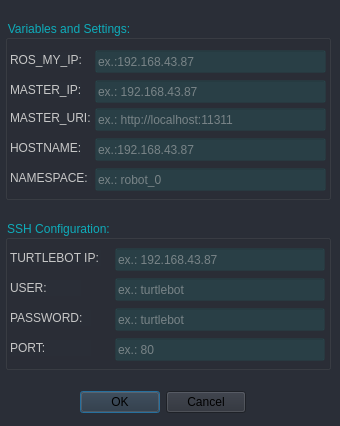
<?xml version="1.0" encoding="UTF-8"?>
<ui version="4.0">
 <class>robotOneConfig</class>
 <widget class="QDialog" name="robotOneConfig">
  <property name="geometry">
   <rect>
    <x>0</x>
    <y>0</y>
    <width>340</width>
    <height>426</height>
   </rect>
  </property>
  <property name="minimumSize">
   <size>
    <width>340</width>
    <height>426</height>
   </size>
  </property>
  <property name="maximumSize">
   <size>
    <width>340</width>
    <height>426</height>
   </size>
  </property>
  <property name="windowTitle">
   <string>Settings (TB1)</string>
  </property>
  <property name="windowIcon">
   <iconset resource="../../../images/vectors/vectors.qrc">
    <normaloff>:/vectors/Conection.png</normaloff>:/vectors/Conection.png</iconset>
  </property>
  <property name="styleSheet">
   <string notr="true">background: #2A2E37;</string>
  </property>
  <widget class="QGroupBox" name="settingsTB1">
   <property name="geometry">
    <rect>
     <x>5</x>
     <y>20</y>
     <width>326</width>
     <height>180</height>
    </rect>
   </property>
   <property name="minimumSize">
    <size>
     <width>320</width>
     <height>140</height>
    </size>
   </property>
   <property name="styleSheet">
    <string notr="true">color: rgb(14, 172, 186);</string>
   </property>
   <property name="title">
    <string>Variables and Settings:</string>
   </property>
   <widget class="QLineEdit" name="ros_TB1_IP">
    <property name="geometry">
     <rect>
      <x>90</x>
      <y>30</y>
      <width>231</width>
      <height>23</height>
     </rect>
    </property>
    <property name="styleSheet">
     <string notr="true">background: rgba(29, 222, 216, 0.1);
color: rgb(199, 199, 199);</string>
    </property>
    <property name="dragEnabled">
     <bool>false</bool>
    </property>
    <property name="placeholderText">
     <string>ex.:192.168.43.87</string>
    </property>
   </widget>
   <widget class="QLineEdit" name="ros_Master_IP">
    <property name="geometry">
     <rect>
      <x>90</x>
      <y>60</y>
      <width>231</width>
      <height>23</height>
     </rect>
    </property>
    <property name="styleSheet">
     <string notr="true">color: rgb(199, 199, 199);
background: rgba(29, 222, 216, 0.1);</string>
    </property>
    <property name="placeholderText">
     <string>ex.: 192.168.43.87</string>
    </property>
   </widget>
   <widget class="QLineEdit" name="ros_TB1_Hostname">
    <property name="geometry">
     <rect>
      <x>90</x>
      <y>118</y>
      <width>231</width>
      <height>23</height>
     </rect>
    </property>
    <property name="styleSheet">
     <string notr="true">background: rgba(29, 222, 216, 0.1);
color: rgb(199, 199, 199);</string>
    </property>
    <property name="placeholderText">
     <string>ex.:192.168.43.87</string>
    </property>
   </widget>
   <widget class="QLineEdit" name="ros_TB1_Namespace">
    <property name="geometry">
     <rect>
      <x>90</x>
      <y>148</y>
      <width>231</width>
      <height>23</height>
     </rect>
    </property>
    <property name="styleSheet">
     <string notr="true">background: rgba(29, 222, 216, 0.1);
color: rgb(199, 199, 199);</string>
    </property>
    <property name="placeholderText">
     <string>ex.: robot_0</string>
    </property>
   </widget>
   <widget class="QLabel" name="my_IP_TB1_Label">
    <property name="geometry">
     <rect>
      <x>5</x>
      <y>32</y>
      <width>71</width>
      <height>16</height>
     </rect>
    </property>
    <property name="styleSheet">
     <string notr="true">color: rgb(199, 199, 199);</string>
    </property>
    <property name="text">
     <string>ROS_MY_IP:</string>
    </property>
    <property name="buddy">
     <cstring>ros_TB1_IP</cstring>
    </property>
   </widget>
   <widget class="QLabel" name="master_IP_TB1_Label">
    <property name="geometry">
     <rect>
      <x>5</x>
      <y>62</y>
      <width>71</width>
      <height>16</height>
     </rect>
    </property>
    <property name="styleSheet">
     <string notr="true">color: rgb(199, 199, 199);</string>
    </property>
    <property name="text">
     <string>MASTER_IP:</string>
    </property>
    <property name="buddy">
     <cstring>ros_Master_IP</cstring>
    </property>
   </widget>
   <widget class="QLabel" name="hostname_TB1_Label">
    <property name="geometry">
     <rect>
      <x>5</x>
      <y>120</y>
      <width>71</width>
      <height>16</height>
     </rect>
    </property>
    <property name="styleSheet">
     <string notr="true">color: rgb(199, 199, 199);</string>
    </property>
    <property name="text">
     <string>HOSTNAME:</string>
    </property>
    <property name="buddy">
     <cstring>ros_TB1_Hostname</cstring>
    </property>
   </widget>
   <widget class="QLabel" name="namespace_TB1_Label">
    <property name="geometry">
     <rect>
      <x>5</x>
      <y>150</y>
      <width>81</width>
      <height>16</height>
     </rect>
    </property>
    <property name="styleSheet">
     <string notr="true">color: rgb(199, 199, 199);</string>
    </property>
    <property name="text">
     <string>NAMESPACE:</string>
    </property>
    <property name="buddy">
     <cstring>ros_TB1_Namespace</cstring>
    </property>
   </widget>
   <widget class="QLabel" name="master_URI_TB1_Label">
    <property name="geometry">
     <rect>
      <x>5</x>
      <y>90</y>
      <width>81</width>
      <height>16</height>
     </rect>
    </property>
    <property name="styleSheet">
     <string notr="true">color: rgb(199, 199, 199);</string>
    </property>
    <property name="text">
     <string>MASTER_URI:</string>
    </property>
    <property name="buddy">
     <cstring>ros_Master_URI</cstring>
    </property>
   </widget>
   <widget class="QLineEdit" name="ros_Master_URI">
    <property name="geometry">
     <rect>
      <x>90</x>
      <y>88</y>
      <width>231</width>
      <height>23</height>
     </rect>
    </property>
    <property name="styleSheet">
     <string notr="true">background: rgba(29, 222, 216, 0.1);
color: rgb(199, 199, 199);</string>
    </property>
    <property name="placeholderText">
     <string>ex.: http://localhost:11311</string>
    </property>
   </widget>
  </widget>
  <widget class="QGroupBox" name="sshTB1">
   <property name="geometry">
    <rect>
     <x>5</x>
     <y>220</y>
     <width>326</width>
     <height>150</height>
    </rect>
   </property>
   <property name="styleSheet">
    <string notr="true">color: rgb(14, 172, 186);</string>
   </property>
   <property name="title">
    <string>SSH Configuration:</string>
   </property>
   <widget class="QLineEdit" name="ssh_TB1_User">
    <property name="geometry">
     <rect>
      <x>110</x>
      <y>58</y>
      <width>210</width>
      <height>23</height>
     </rect>
    </property>
    <property name="styleSheet">
     <string notr="true">background: rgba(29, 222, 216, 0.1);
color: rgb(199, 199, 199);</string>
    </property>
    <property name="placeholderText">
     <string>ex.: turtlebot</string>
    </property>
   </widget>
   <widget class="QLineEdit" name="ssh_TB1_Password">
    <property name="geometry">
     <rect>
      <x>110</x>
      <y>88</y>
      <width>210</width>
      <height>23</height>
     </rect>
    </property>
    <property name="styleSheet">
     <string notr="true">background: rgba(29, 222, 216, 0.1);
color: rgb(199, 199, 199);</string>
    </property>
    <property name="echoMode">
     <enum>QLineEdit::PasswordEchoOnEdit</enum>
    </property>
    <property name="placeholderText">
     <string>ex.: turtlebot</string>
    </property>
   </widget>
   <widget class="QLabel" name="ssh_Port_TB1_Label">
    <property name="geometry">
     <rect>
      <x>5</x>
      <y>120</y>
      <width>81</width>
      <height>16</height>
     </rect>
    </property>
    <property name="styleSheet">
     <string notr="true">color: rgb(199, 199, 199);</string>
    </property>
    <property name="text">
     <string>PORT:</string>
    </property>
    <property name="buddy">
     <cstring>ssh_TB1_Port</cstring>
    </property>
   </widget>
   <widget class="QLineEdit" name="ssh_TB1_Port">
    <property name="geometry">
     <rect>
      <x>110</x>
      <y>118</y>
      <width>210</width>
      <height>23</height>
     </rect>
    </property>
    <property name="styleSheet">
     <string notr="true">background: rgba(29, 222, 216, 0.1);
color: rgb(199, 199, 199);</string>
    </property>
    <property name="echoMode">
     <enum>QLineEdit::PasswordEchoOnEdit</enum>
    </property>
    <property name="placeholderText">
     <string>ex.: 80</string>
    </property>
   </widget>
   <widget class="QLabel" name="ssh_User_TB1_Label">
    <property name="geometry">
     <rect>
      <x>5</x>
      <y>60</y>
      <width>71</width>
      <height>16</height>
     </rect>
    </property>
    <property name="styleSheet">
     <string notr="true">color: rgb(199, 199, 199);</string>
    </property>
    <property name="text">
     <string>USER:</string>
    </property>
    <property name="buddy">
     <cstring>ssh_TB1_User</cstring>
    </property>
   </widget>
   <widget class="QLineEdit" name="ssh_TB1_IP">
    <property name="geometry">
     <rect>
      <x>110</x>
      <y>28</y>
      <width>210</width>
      <height>23</height>
     </rect>
    </property>
    <property name="styleSheet">
     <string notr="true">background: rgba(29, 222, 216, 0.1);
color: rgb(199, 199, 199);</string>
    </property>
    <property name="placeholderText">
     <string>ex.: 192.168.43.87</string>
    </property>
   </widget>
   <widget class="QLabel" name="ssh_Password_TB1_Label">
    <property name="geometry">
     <rect>
      <x>5</x>
      <y>90</y>
      <width>81</width>
      <height>16</height>
     </rect>
    </property>
    <property name="styleSheet">
     <string notr="true">color: rgb(199, 199, 199);</string>
    </property>
    <property name="text">
     <string>PASSWORD:</string>
    </property>
    <property name="buddy">
     <cstring>ssh_TB1_Password</cstring>
    </property>
   </widget>
   <widget class="QLabel" name="ssh_TB1_IP_Label">
    <property name="geometry">
     <rect>
      <x>5</x>
      <y>30</y>
      <width>91</width>
      <height>16</height>
     </rect>
    </property>
    <property name="styleSheet">
     <string notr="true">color: rgb(199, 199, 199);</string>
    </property>
    <property name="text">
     <string>TURTLEBOT IP:</string>
    </property>
    <property name="buddy">
     <cstring>ssh_TB1_IP</cstring>
    </property>
   </widget>
  </widget>
  <widget class="QDialogButtonBox" name="buttons_Config_TB1">
   <property name="geometry">
    <rect>
     <x>80</x>
     <y>390</y>
     <width>166</width>
     <height>24</height>
    </rect>
   </property>
   <property name="standardButtons">
    <set>QDialogButtonBox::Cancel|QDialogButtonBox::Ok</set>
   </property>
  </widget>
 </widget>
 <resources>
  <include location="../../../images/vectors/vectors.qrc"/>
 </resources>
 <connections>
  <connection>
   <sender>buttons_Config_TB1</sender>
   <signal>accepted()</signal>
   <receiver>ssh_TB1_Port</receiver>
   <slot>copy()</slot>
   <hints>
    <hint type="sourcelabel">
     <x>199</x>
     <y>400</y>
    </hint>
    <hint type="destinationlabel">
     <x>236</x>
     <y>347</y>
    </hint>
   </hints>
  </connection>
  <connection>
   <sender>buttons_Config_TB1</sender>
   <signal>accepted()</signal>
   <receiver>ssh_TB1_Password</receiver>
   <slot>copy()</slot>
   <hints>
    <hint type="sourcelabel">
     <x>211</x>
     <y>400</y>
    </hint>
    <hint type="destinationlabel">
     <x>217</x>
     <y>312</y>
    </hint>
   </hints>
  </connection>
  <connection>
   <sender>buttons_Config_TB1</sender>
   <signal>accepted()</signal>
   <receiver>ssh_TB1_User</receiver>
   <slot>copy()</slot>
   <hints>
    <hint type="sourcelabel">
     <x>188</x>
     <y>398</y>
    </hint>
    <hint type="destinationlabel">
     <x>198</x>
     <y>288</y>
    </hint>
   </hints>
  </connection>
  <connection>
   <sender>buttons_Config_TB1</sender>
   <signal>accepted()</signal>
   <receiver>ssh_TB1_IP</receiver>
   <slot>copy()</slot>
   <hints>
    <hint type="sourcelabel">
     <x>182</x>
     <y>398</y>
    </hint>
    <hint type="destinationlabel">
     <x>184</x>
     <y>262</y>
    </hint>
   </hints>
  </connection>
  <connection>
   <sender>buttons_Config_TB1</sender>
   <signal>accepted()</signal>
   <receiver>ros_TB1_Namespace</receiver>
   <slot>copy()</slot>
   <hints>
    <hint type="sourcelabel">
     <x>170</x>
     <y>401</y>
    </hint>
    <hint type="destinationlabel">
     <x>182</x>
     <y>175</y>
    </hint>
   </hints>
  </connection>
  <connection>
   <sender>buttons_Config_TB1</sender>
   <signal>accepted()</signal>
   <receiver>ros_TB1_Hostname</receiver>
   <slot>copy()</slot>
   <hints>
    <hint type="sourcelabel">
     <x>228</x>
     <y>390</y>
    </hint>
    <hint type="destinationlabel">
     <x>228</x>
     <y>144</y>
    </hint>
   </hints>
  </connection>
  <connection>
   <sender>buttons_Config_TB1</sender>
   <signal>accepted()</signal>
   <receiver>ros_Master_URI</receiver>
   <slot>copy()</slot>
   <hints>
    <hint type="sourcelabel">
     <x>172</x>
     <y>402</y>
    </hint>
    <hint type="destinationlabel">
     <x>171</x>
     <y>114</y>
    </hint>
   </hints>
  </connection>
  <connection>
   <sender>buttons_Config_TB1</sender>
   <signal>accepted()</signal>
   <receiver>ros_Master_IP</receiver>
   <slot>copy()</slot>
   <hints>
    <hint type="sourcelabel">
     <x>179</x>
     <y>403</y>
    </hint>
    <hint type="destinationlabel">
     <x>191</x>
     <y>87</y>
    </hint>
   </hints>
  </connection>
  <connection>
   <sender>buttons_Config_TB1</sender>
   <signal>accepted()</signal>
   <receiver>ros_TB1_IP</receiver>
   <slot>copy()</slot>
   <hints>
    <hint type="sourcelabel">
     <x>210</x>
     <y>398</y>
    </hint>
    <hint type="destinationlabel">
     <x>215</x>
     <y>67</y>
    </hint>
   </hints>
  </connection>
 </connections>
</ui>
